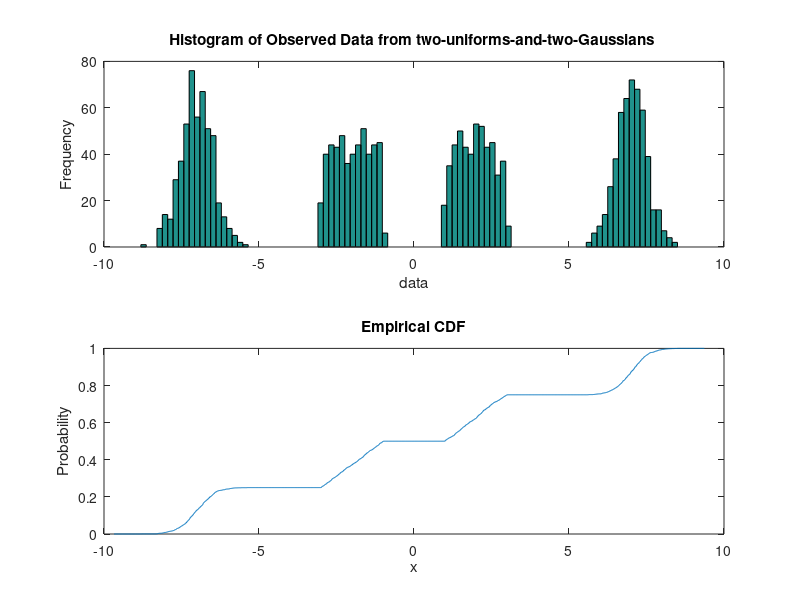

The MATLAB source for this figure: (Note: this script raises an error after producing the figure.)
% Script Name: FineTuning4CDFLearning_demo.m
% Author: Shengdong Zhang
% Description: This script demostrates the effectiveness of fine tuning 
%              for a 3-layer neural network learn cumulative distribution 
%              function (CDF) from empirical CDF data from less smooth 
%              distribution. The pseudo data distribution is a mixture of 
%              two uniform distributions and two Gaussian distributions. 
%              The neural net model is trained with the adaptive delta.
%              Plots of learned CDF curves before and after fine tuning are 
%              made for comparison.

%% ========================================================================
% This part of codes generates data of specified distribution, and make
% plots of data histogram and empirical CDF.

close all
clear

numSamples = 1000;
inputSize = 1;

lambda = 0;

batchSize = 100;
nb_epochs = 10000;

hiddenSize = 8;
randn('seed',1234)
gau_left = 0.5*randn(500,1)-7;
gau_right = 0.5*randn(500,1)+7;

rand('seed',1234)
uniform_left = 2*rand(500,1)-3;
uniform_right = 2*rand(500,1)+1;

data = [gau_left;uniform_left;uniform_right;gau_right];

d = max(data) - min(data);
x = linspace(min(data)-0.05*d, max(data)+0.05*d, numSamples);

true_pdf = 0.25*0.5*(x>=-3 & x<-1) + ...
               0.25*0.5*(x>=1 & x<3) + ...
               0.25*normpdf(x, -7, 0.5) + ...
               0.25*normpdf(x, 7, 0.5);
phi=@(x)(exp(-.5*x.^2)/sqrt(2*pi));
h=0.1;
ksden=@(z)mean(phi((z-data)/h)/h);

y = zeros(1,numSamples);

for i = 1:numSamples
    y(i) = sum(data<=x(i))/length(data);
end
% Plot the histogram and empirical CDF of the pseudo data.
figure; 
set(gcf,'position',[50 500 600 400])
subplot(2,1,1);
hist(data, 100)
% set(gcf,'position',[50 500 600 400])
xlabel('data');
ylabel('Frequency');
title('Histogram of Observed Data from two-uniforms-and-two-Gaussians ');

subplot(2,1,2);
plot(x, y)
xlabel('x');
ylabel('Probability');
title('Empirical CDF');

%%=========================================================================
% This part of codes build the neural net model and train it with a 
% stochastic optimization algorithm called adaptive delta.

% Initiate model parameters
theta = initializeCDFParametersExp(hiddenSize, inputSize);

% Optimize parameters of the built neural net model;
% The output of the model will be displayed after each update
[opttheta,opttheta_rs] = Adadelta4CDFLearning(@expRegressionL2Cost, @expCDFoutput, theta, x, y,...
                    inputSize, hiddenSize, lambda, batchSize, nb_epochs);
close figure 10
% Compute the output of the learned model
output1 = expCDFoutput(opttheta_rs, inputSize, hiddenSize, x);

% Infer PDF from the learned model
pdf1 = expPDFoutput(opttheta_rs, inputSize, hiddenSize, x);

%% ======================================================================== 
% This part of codes makes plots of CDF and PDF output of the learned model 
% and the target CDF and PDF

% Make plot of learned CDF vs empirical cdf before fine tuning
figure(2);
plot(x, output1,'b',x,y,'r')
set(gcf,'position',[50 0 600 400])
xlabel('x');
ylabel('Probability');
title('Before Fine Tuning, Output of Model using Tanh vs Empirical CDF');
axis([min(x) max(x) 0 1]);
legend('Model Output', 'Empirical CDF','Location','northwest');



%% ========================================================================
% Fine Tuning for less-smooth distribution.

disp('================Fine Tuning Starts Here===================')

nb_epochs = 5000;
theta = [opttheta; 2.944438979166442*ones(hiddenSize,1)];

[opttheta,opttheta_rs] = Adadelta4CDFLearning(@expAffinedTanhRegressionL2Cost, ...
                                @expAffinedTanhCDFoutput, ...
                                theta, ...
                                x, ...
                                y, ...
                                inputSize, ...
                                hiddenSize, ...
                                lambda, ...
                                batchSize, ...
                                nb_epochs);
close figure 10        
output2 = expAffinedTanhCDFoutput(opttheta_rs, inputSize, hiddenSize, x);
pdf2 = expAffinedTanhPDFoutput(opttheta_rs, inputSize, hiddenSize, x);


% Make plots of learned CDF vs empirical cdf before and after fine tuning
figure(2);
set(gcf,'position',[50 0 600 400])
subplot(2,1,1)
plot(x, output1,'b',x,y,'r')
xlabel('x');
ylabel('Probability');
title('Before Fine Tuning, Output of Model using Tanh vs Empirical CDF');
axis([min(x) max(x) 0 1]);
legend('Model Output', 'Empirical CDF','Location','northwest');
subplot(2,1,2)
plot(x, output2,'b',x,y,'r')
xlabel('x');
ylabel('Probability');
title('After Fine Tuning, Output of Model using Adaptive Tanh vs Empirical CDF');
axis([min(x) max(x) 0 1]);
legend('Model Output', 'Empirical CDF','Location','northwest');


% Make plots of infered PDF vs true PDF befor and after fine tuning
figure; 
set(gcf,'position',[650 300 600 400])
subplot(2,1,1);
plot(x, pdf1,'b',x,true_pdf,'r')
hold on
fplot(ksden,[min(x),max(x)],'k')
xlabel('x');
ylabel('Probability Density');
title('Before Fine Tuning, Inferred PDF vs True PDF');
legend('Inferred PDF', 'True PDF','KDE Estimated PDF','Location','northwest');
hold off

subplot(2,1,2);
plot(x, pdf2,'b',x,true_pdf,'r')
hold on
fplot(ksden,[min(x),max(x)],'k')
xlabel('x');
ylabel('Probability Density');
title('After Fine Tuning, Inferred PDF vs True PDF');
legend('Inferred PDF', 'True PDF','KDE Estimated PDF','Location','northwest');
hold off